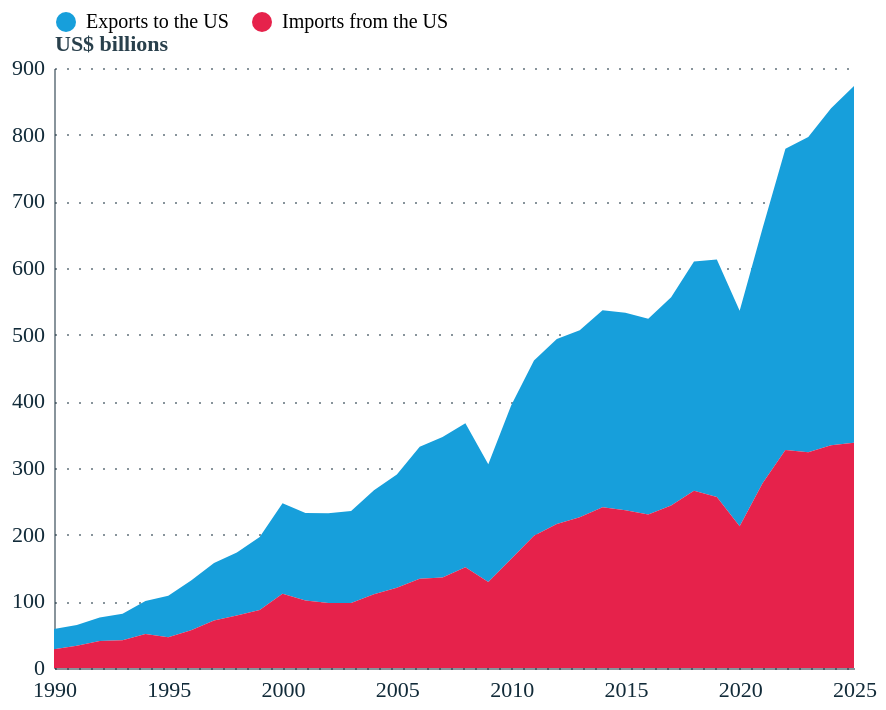

Vega-Lite specification for this chart:
### Vega-Lite specification from a JSON file in a GitHub repository (floating-point values rounded to 4 significant figures)
{"config": {"font": "Circular Std", "mark": {"line": {"interpolate": "linear"}}, "view": {"stroke": "transparent", "width": 400, "height": 300}, "range": {"category": ["#179fdb", "#e6224b", "#f4c245", "#122b39", "#eb5c2e", "#36b7b4"], "diverging": ["#E6224B", "#E54753", "#C9C9C9", "#179FDB", "#122B39"], "heatmap": ["#C9C9C9", "#179FDB", "#0063AF", "#122B39"], "ordinal": ["#00A767", "#36B7B4", "#179FDB", "#0063AF", "#243B5A"]}, "axisX": {"labelColor": "#122b39", "tickColor": "#122b39", "domainColor": "#122b39", "domainOpacity": 0.5, "gridOpacity": 0, "labelAngle": 0, "labelAlign": "center", "labelFontSize": 11, "labelPadding": 5, "tickCount": 10, "tickSize": 0, "title": ""}, "axisY": {"labelColor": "#122b39", "tickColor": "#122b39", "domainColor": "#122b39", "gridColor": "#122b39", "gridDash": [1, 5], "gridOpacity": 0.5, "labelPadding": 5, "labelFontSize": 11, "domainOpacity": 0.5, "tickSize": 0, "title": null, "titleAlign": "left", "titleAngle": 0, "titleBaseline": "bottom", "titleColor": "#122b39", "titleOpacity": 0.9, "titleX": 0, "titleY": -7}}, "data": {"name": "data-109acbc832b9fdd0bde49388858b55d5"}, "mark": {"type": "area"}, "encoding": {"color": {"field": "Series", "legend": {"orient": "top", "title": null}, "scale": {"domain": ["Exports to the US", "Imports from the US"], "range": ["#179fdb", "#e6224b"]}, "type": "nominal"}, "order": {"field": "Series", "sort": "descending", "type": "nominal"}, "x": {"axis": {}, "field": "Date", "type": "temporal"}, "y": {"axis": {"format": ".0f", "title": "US$ billions"}, "field": "Value", "stack": true, "type": "quantitative"}}, "$schema": "https://vega.github.io/schema/vega-lite/v6.4.1.json", "datasets": {"data-109acbc832b9fdd0bde49388858b55d5": [{"year": 1990, "Series": "Exports to the US", "Value": 30.16, "Date": "1990-01-01T00:00:00"}, {"year": 1991, "Series": "Exports to the US", "Value": 31.13, "Date": "1991-01-01T00:00:00"}, {"year": 1992, "Series": "Exports to the US", "Value": 35.21, "Date": "1992-01-01T00:00:00"}, {"year": 1993, "Series": "Exports to the US", "Value": 39.92, "Date": "1993-01-01T00:00:00"}, {"year": 1994, "Series": "Exports to the US", "Value": 49.49, "Date": "1994-01-01T00:00:00"}, {"year": 1995, "Series": "Exports to the US", "Value": 62.1, "Date": "1995-01-01T00:00:00"}, {"year": 1996, "Series": "Exports to the US", "Value": 74.3, "Date": "1996-01-01T00:00:00"}, {"year": 1997, "Series": "Exports to the US", "Value": 85.94, "Date": "1997-01-01T00:00:00"}, {"year": 1998, "Series": "Exports to the US", "Value": 94.63, "Date": "1998-01-01T00:00:00"}, {"year": 1999, "Series": "Exports to the US", "Value": 109.7, "Date": "1999-01-01T00:00:00"}, {"year": 2000, "Series": "Exports to the US", "Value": 135.9, "Date": "2000-01-01T00:00:00"}, {"year": 2001, "Series": "Exports to the US", "Value": 131.3, "Date": "2001-01-01T00:00:00"}, {"year": 2002, "Series": "Exports to the US", "Value": 134.6, "Date": "2002-01-01T00:00:00"}, {"year": 2003, "Series": "Exports to the US", "Value": 138.1, "Date": "2003-01-01T00:00:00"}, {"year": 2004, "Series": "Exports to the US", "Value": 155.9, "Date": "2004-01-01T00:00:00"}, {"year": 2005, "Series": "Exports to the US", "Value": 170.1, "Date": "2005-01-01T00:00:00"}, {"year": 2006, "Series": "Exports to the US", "Value": 198.3, "Date": "2006-01-01T00:00:00"}, {"year": 2007, "Series": "Exports to the US", "Value": 210.7, "Date": "2007-01-01T00:00:00"}, {"year": 2008, "Series": "Exports to the US", "Value": 215.9, "Date": "2008-01-01T00:00:00"}, {"year": 2009, "Series": "Exports to the US", "Value": 176.7, "Date": "2009-01-01T00:00:00"}, {"year": 2010, "Series": "Exports to the US", "Value": 230.0, "Date": "2010-01-01T00:00:00"}, {"year": 2011, "Series": "Exports to the US", "Value": 262.9, "Date": "2011-01-01T00:00:00"}, {"year": 2012, "Series": "Exports to the US", "Value": 277.6, "Date": "2012-01-01T00:00:00"}, {"year": 2013, "Series": "Exports to the US", "Value": 280.6, "Date": "2013-01-01T00:00:00"}, {"year": 2014, "Series": "Exports to the US", "Value": 295.7, "Date": "2014-01-01T00:00:00"}, {"year": 2015, "Series": "Exports to the US", "Value": 296.4, "Date": "2015-01-01T00:00:00"}, {"year": 2016, "Series": "Exports to the US", "Value": 293.5, "Date": "2016-01-01T00:00:00"}, {"year": 2017, "Series": "Exports to the US", "Value": 312.7, "Date": "2017-01-01T00:00:00"}, {"year": 2018, "Series": "Exports to the US", "Value": 343.7, "Date": "2018-01-01T00:00:00"}, {"year": 2019, "Series": "Exports to the US", "Value": 356.1, "Date": "2019-01-01T00:00:00"}, {"year": 2020, "Series": "Exports to the US", "Value": 323.5, "Date": "2020-01-01T00:00:00"}, {"year": 2021, "Series": "Exports to the US", "Value": 382.6, "Date": "2021-01-01T00:00:00"}, {"year": 2022, "Series": "Exports to the US", "Value": 452.0, "Date": "2022-01-01T00:00:00"}, {"year": 2023, "Series": "Exports to the US", "Value": 472.9, "Date": "2023-01-01T00:00:00"}, {"year": 2024, "Series": "Exports to the US", "Value": 505.5, "Date": "2024-01-01T00:00:00"}, {"year": 2025, "Series": "Exports to the US", "Value": 534.9, "Date": "2025-01-01T00:00:00"}, {"year": 1990, "Series": "Imports from the US", "Value": 28.28, "Date": "1990-01-01T00:00:00"}, {"year": 1991, "Series": "Imports from the US", "Value": 33.28, "Date": "1991-01-01T00:00:00"}, {"year": 1992, "Series": "Imports from the US", "Value": 40.59, "Date": "1992-01-01T00:00:00"}, {"year": 1993, "Series": "Imports from the US", "Value": 41.58, "Date": "1993-01-01T00:00:00"}, {"year": 1994, "Series": "Imports from the US", "Value": 50.84, "Date": "1994-01-01T00:00:00"}, {"year": 1995, "Series": "Imports from the US", "Value": 46.29, "Date": "1995-01-01T00:00:00"}, {"year": 1996, "Series": "Imports from the US", "Value": 56.79, "Date": "1996-01-01T00:00:00"}, {"year": 1997, "Series": "Imports from the US", "Value": 71.39, "Date": "1997-01-01T00:00:00"}, {"year": 1998, "Series": "Imports from the US", "Value": 78.77, "Date": "1998-01-01T00:00:00"}, {"year": 1999, "Series": "Imports from the US", "Value": 86.91, "Date": "1999-01-01T00:00:00"}, {"year": 2000, "Series": "Imports from the US", "Value": 111.3, "Date": "2000-01-01T00:00:00"}, {"year": 2001, "Series": "Imports from the US", "Value": 101.3, "Date": "2001-01-01T00:00:00"}, {"year": 2002, "Series": "Imports from the US", "Value": 97.47, "Date": "2002-01-01T00:00:00"}, {"year": 2003, "Series": "Imports from the US", "Value": 97.41, "Date": "2003-01-01T00:00:00"}, {"year": 2004, "Series": "Imports from the US", "Value": 110.7, "Date": "2004-01-01T00:00:00"}, {"year": 2005, "Series": "Imports from the US", "Value": 120.2, "Date": "2005-01-01T00:00:00"}, {"year": 2006, "Series": "Imports from the US", "Value": 133.7, "Date": "2006-01-01T00:00:00"}, {"year": 2007, "Series": "Imports from the US", "Value": 135.9, "Date": "2007-01-01T00:00:00"}, {"year": 2008, "Series": "Imports from the US", "Value": 151.2, "Date": "2008-01-01T00:00:00"}, {"year": 2009, "Series": "Imports from the US", "Value": 128.9, "Date": "2009-01-01T00:00:00"}, {"year": 2010, "Series": "Imports from the US", "Value": 163.7, "Date": "2010-01-01T00:00:00"}, {"year": 2011, "Series": "Imports from the US", "Value": 198.3, "Date": "2011-01-01T00:00:00"}, {"year": 2012, "Series": "Imports from the US", "Value": 215.9, "Date": "2012-01-01T00:00:00"}, {"year": 2013, "Series": "Imports from the US", "Value": 226.0, "Date": "2013-01-01T00:00:00"}, {"year": 2014, "Series": "Imports from the US", "Value": 241.0, "Date": "2014-01-01T00:00:00"}, {"year": 2015, "Series": "Imports from the US", "Value": 236.5, "Date": "2015-01-01T00:00:00"}, {"year": 2016, "Series": "Imports from the US", "Value": 230.2, "Date": "2016-01-01T00:00:00"}, {"year": 2017, "Series": "Imports from the US", "Value": 243.6, "Date": "2017-01-01T00:00:00"}, {"year": 2018, "Series": "Imports from the US", "Value": 266.0, "Date": "2018-01-01T00:00:00"}, {"year": 2019, "Series": "Imports from the US", "Value": 256.7, "Date": "2019-01-01T00:00:00"}, {"year": 2020, "Series": "Imports from the US", "Value": 212.5, "Date": "2020-01-01T00:00:00"}, {"year": 2021, "Series": "Imports from the US", "Value": 277.2, "Date": "2021-01-01T00:00:00"}, {"year": 2022, "Series": "Imports from the US", "Value": 327.0, "Date": "2022-01-01T00:00:00"}, {"year": 2023, "Series": "Imports from the US", "Value": 323.6, "Date": "2023-01-01T00:00:00"}, {"year": 2024, "Series": "Imports from the US", "Value": 334.0, "Date": "2024-01-01T00:00:00"}, {"year": 2025, "Series": "Imports from the US", "Value": 338.0, "Date": "2025-01-01T00:00:00"}]}}
